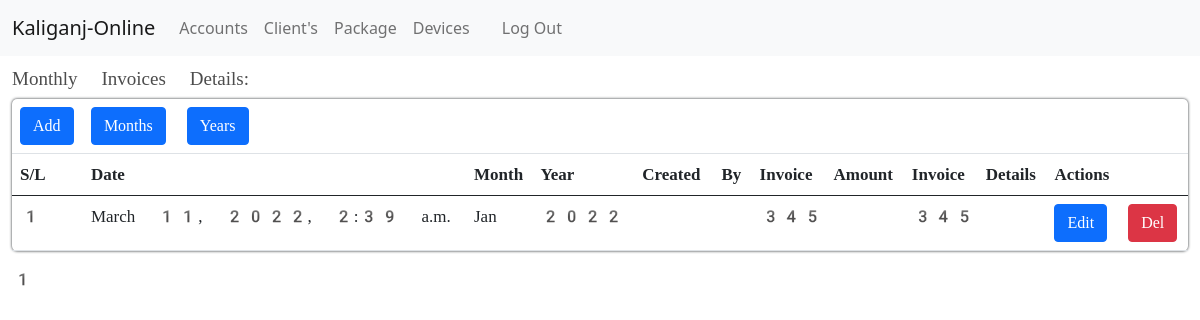
/account/monthly_invoice/ (signed in), run on an earlier commit of the app's database.
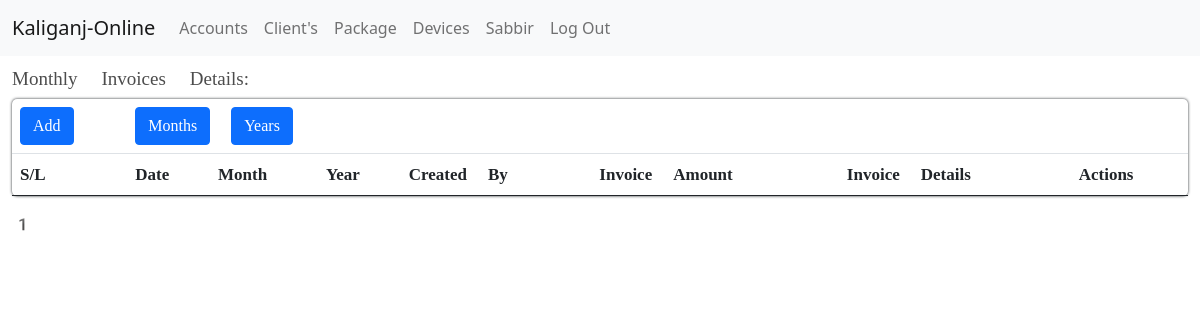
And on a later commit of the database.
### apps/account/models.py (models this page shows, shortened)
class Monthly_Invoice(models.Model):
    Staffs_details = models.ForeignKey(Staffs, on_delete=models.CASCADE)
    date = models.DateTimeField(auto_now_add=True)
    month = models.ForeignKey(Month, on_delete=models.CASCADE)
    year = models.ForeignKey(Year, on_delete=models.CASCADE)
    invoice_amount = models.IntegerField()
    invoice_details = models.CharField(max_length=500)

class Month(models.Model):
    month_name = models.CharField(max_length=20)
    active = models.BooleanField(default=False)
    def __str__(self):
        return self.month_name

class Year(models.Model):
    year_name = models.CharField(max_length=20)
    active = models.BooleanField(default=False)
    def __str__(self):
        return self.year_name

### apps/users/models.py (models this page shows, shortened)
class User(AbstractBaseUser):
    user_id = models.IntegerField(unique=True,)
    client = models.BooleanField(default=True)
    reseller = models.BooleanField(default=False)
    owner = models.BooleanField(default=False)
    worker = models.BooleanField(default=False)
    staff = models.BooleanField(default=False)
    admin = models.BooleanField(default=False)
    USERNAME_FIELD = 'user_id'
    REQUIRED_FIELDS = []
    object = UserManager()

### apps/clients/models.py (models this page shows, shortened)
class Clients(models.Model):
    genders = (
        ('Male', 'Male'),
        ('Female', 'Female'),
        ('Others', 'Others'),
    )
    choice_status = (('Active', 'Active'), ('Inactive', 'Inactive'))
    user = models.OneToOneField(User, on_delete=models.CASCADE)
    first_name = models.CharField(max_length=245)
    last_name = models.CharField(max_length=245)
    gender = models.CharField(max_length=245, choices=genders)
    email = models.EmailField(max_length=245)
    phone = models.CharField(max_length=11)
    nid = models.CharField(max_length=11)
    client_id = models.IntegerField(unique=True)
    ip_username = models.CharField(max_length=20,
                                   unique=True,
                                   null=True,
                                   blank=True,
                                   verbose_name='IP/Username')
    address = models.CharField(max_length=100)
    olt_details = models.ForeignKey(Olt,
                                    on_delete=models.CASCADE,
                                    null=True,
                                    blank=True)
    onu_details = models.ForeignKey(Onu,
                                    on_delete=models.CASCADE,
                                    null=True,
                                    blank=True)
    switch_details = models.ForeignKey(Switch,
                                       on_delete=models.CASCADE,
                                       null=True,
                                       blank=True)
    router_details = models.ForeignKey(Router,
                                       on_delete=models.CASCADE,
                                       null=True,
                                       blank=True)
    package_details = models.ForeignKey(Package,
                                        on_delete=models.CASCADE,
                                        null=True,
                                        blank=True)
    pop_details = models.ForeignKey(Pop,
                                    on_delete=models.CASCADE,
                                    null=True,
                                    blank=True)
    status = models.CharField(max_length=100,
                              default='Active',
                              choices=choice_status)
    paid = models.BooleanField(default=False)
    reseller = models.ForeignKey(
        Resellers, on_delete=models.CASCADE, null=True, blank=True)
    date = models.DateTimeField(auto_now_add=True)

### apps/clients/decorators.py (the view, shortened to what this page needs)
    def wrapper_func(request, *args, **kwargs):
        if request.user.admin == True:
            return view_func(request, *args, **kwargs)

### apps/account/views.py (called while the page is built)
@login_required(login_url='client-login')
@admin_roles
def monthlyInvoiceShowing(request):
    isp_info = Isp_info.objects.filter(id=1).first()
    invoice = Monthly_Invoice.objects.all().order_by('-id')
    p = Paginator(invoice, 50)
    n = request.GET.get('p')
    invoices = p.get_page(n)
    context = {'isp_info': isp_info, 'invoices': invoices}
    return render(request, 'core/invoice/monthlyinvoices.html', context)

### apps/account/templates/core/invoice/monthlyinvoices.html (shortened to what this page needs)
{% extends 'core/account/account_dashboard.html' %}
{% block content %}
<section>
    <div class="container-fluid">
        <div class="base-title">
            <h3>Monthly Invoices Details:</h3>
        </div>
        <div class="fiber-details-wrappers">
            <table class="table  table-hover">
                <thead>
                    <tr>
                        <td scope="col"><a class="btn btn-primary" href="{% url 'monthly-add' %}">Add</a></td>
                        <td colspan="7"><a class="btn btn-primary" href="{% url 'month-list' %}">Months</a>
                            <a class="btn btn-primary" href="{% url 'year-list' %}">Years</a></td>
                    </tr>
                    <tr>
                        <th scope="col">S/L</th>
                        <th scope="col">Date</th>
                        <th scope="col">Month</th>
                        <th scope="col">Year</th>
                        <th scope="col">Created By</th>
                        <th scope="col">Invoice Amount</th>
                        <th scope="col">Invoice Details</th>
                        <th scope="col">Actions</th>
                    </tr>
                </thead>
                <tbody>
                    {% for i in invoices %}
                    <tr>
                        <th scope="row">{{forloop.counter}}</th>
                        <td>{{i.date}}</td>
                        <td>{{i.month}}</td>
                        <td>{{i.year}}</td>
                        <td>{{i.Staffs_details.user.first_name}}</td>
                        <td>{{i.invoice_amount}}</td>
                        <td>{{i.invoice_details}}</td>
                        <td>
                            <a class="btn btn-primary ml-1" href="{% url 'monthly-edit' i.id %}">Edit</a>
                            {% if request.user.admin %}
                            <a class="btn btn-danger ml-1" href="{% url 'monthly-del' i.id %}">Del</a>
                            {% endif %}
                        </td>
                    </tr>
                    {% endfor %}
                </tbody>
            </table>
            {{invoices.number}}
        </div>
    </div>
</section>
{% endblock %}

### apps/core/templates/core/base.html (shortened to what this page needs)
{% load static %}
<!DOCTYPE html>
<html lang="en">
<head>
  <link href="https://cdn.jsdelivr.net/npm/bootstrap@5.0.2/dist/css/bootstrap.min.css" rel="stylesheet">
  <link rel="stylesheet" href="{% static 'core/main.css' %}">
</head>
<body>
  <nav class="navbar navbar-expand-lg navbar-light bg-light">
    <div class="container-fluid">
      <a class="navbar-brand" href="{% url 'inside' %}">{{isp_info.name}}</a>
      <div class="collapse navbar-collapse" id="navbarNav">
        <ul class="navbar-nav">
          {% if request.user.owner %}
          <li class="nav-item">
            <a class="nav-link" href="{% url 'account-dashboard' %}">Accounts</a>
          </li>
          {% endif %}
          {% block navbar %}
          <li class="nav-item">
            <a class="nav-link" href="{% url 'client-show' %}">Client's</a>
          </li>
          <li class="nav-item">
            <a class="nav-link" href="{% url 'package-show' %}">Package</a>
          </li>
          <li class="nav-item">
            <a class="nav-link" href="{% url 'devicesInfo' %}">Devices</a>
          </li>
          {% endblock navbar %}
          <li class="nav-item">
            <a class="nav-link" href="{% url 'user_dashboard' %}">{{request.user.clients.first_name}}</a>
          </li>
          <li class="nav-item">
            <a class="nav-link" href="{% url 'client_logout' %}">Log Out</a>
          </li>
        </ul>
      </div>
    </div>
  </nav>
  {% block content %}{% endblock content %}
</body>
</html>

What changed in the data, as far as the page shows it:
removed Monthly_Invoice: date "March 11, 2022, 2:39 a.m.", month "Jan", year "2022", invoice_amount "345", invoice_details "345"
now on this page (row edited): User: user.clients.first_name "Sabbir"
